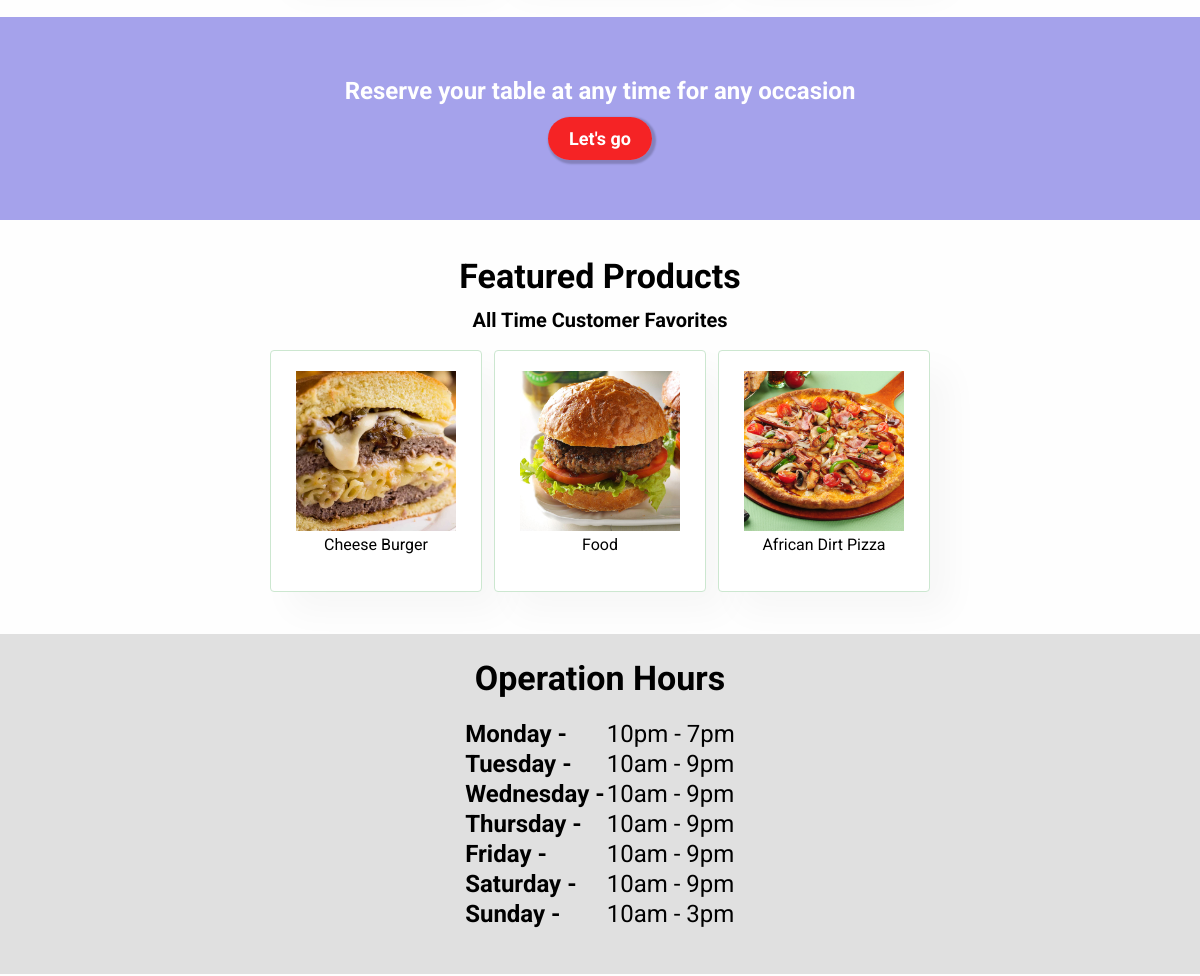
The app's page / (middle part), older data.
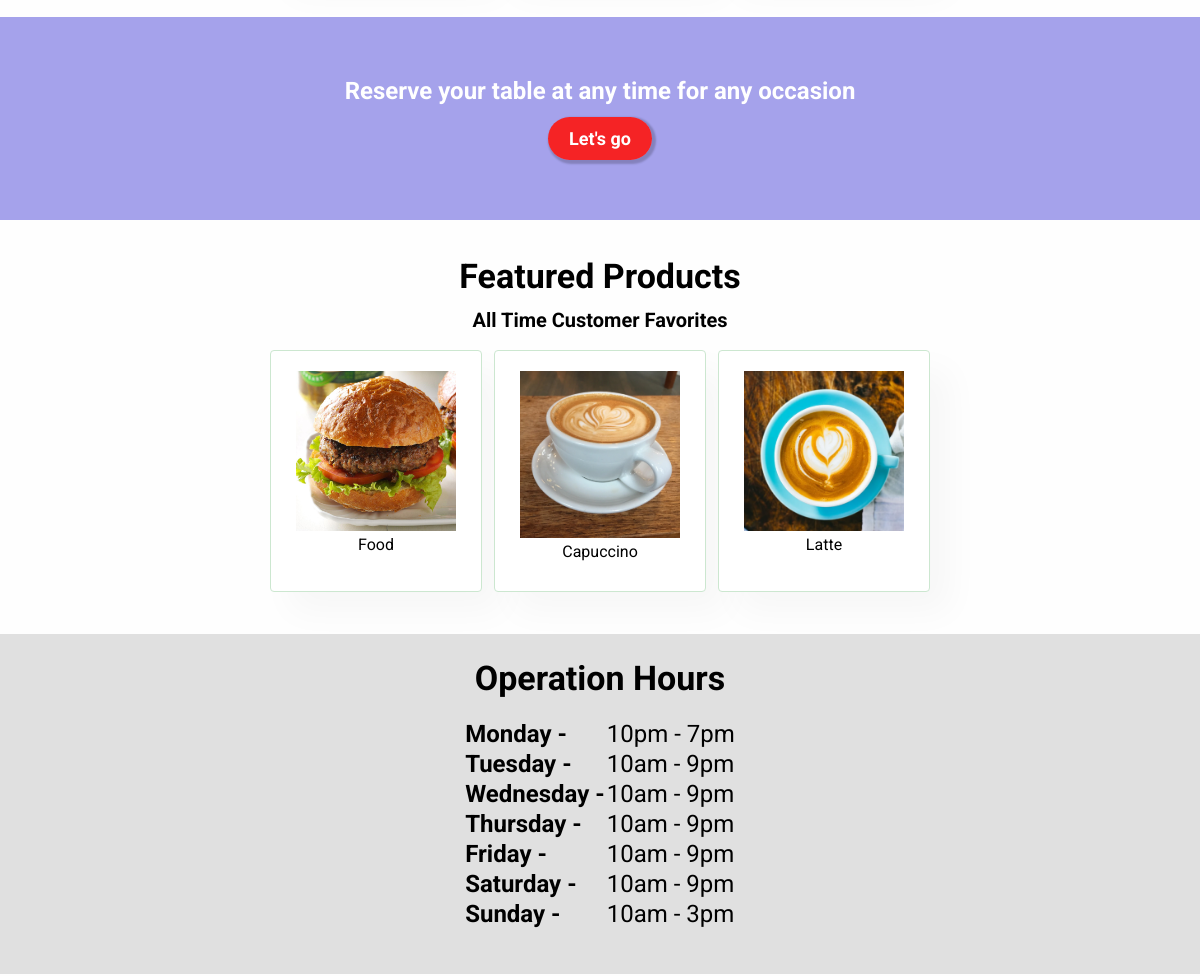
The same page, newer data.
### restaurant/models.py (models this page shows, shortened)
class FoodItem(models.Model):
    type = models.CharField(max_length=100)
    category = models.CharField(max_length=100)
    name = models.CharField(max_length=100)
    price = models.DecimalField(max_digits=6, decimal_places=2)
    description = models.TextField(blank=True)
    image = models.ImageField(upload_to='menu_items/')
    details_url = models.URLField(blank=True, null=True)

### restaurant/views.py (the view)
# urls.py: 2. Add a URL to urlpatterns:  path('', views.home, name='home')
def home(request):
    food_items = FoodItem.objects.all()[:3]
    products = Product.objects.all()[:3]
    context = {
        'food_items': food_items,
        'products': products
    }
    return render(request, 'home.html', context)

### templates/home.html (shortened to what this page needs)
{% extends 'main.html' %} {% load static %} {% block content %}
<section class="reserve">
  <h2>Reserve your table at any time for any occasion</h2>
  <button>
    <a href="{% url 'contact' %}">Let's go</a>
  </button>
</section>
<section class="info-container">
  <h3>Featured Products</h3>
  <p>All Time Customer Favorites</p>
  <ul class="list-wrapper">
    {% for food_item in food_items %}
    <li class="card">
      <img
        src="{{ MEDIA_URL }}{{ food_item.image.url }}"
        alt="{{ food_item.name }}"
        width="160px"
        height="160px"
      />{{ food_item.name }}
    </li>
    {% endfor %}
  </ul>
</section>
<section class="operations">
  <h3>Operation Hours</h3>
  <table class="hours">
    <tbody>
      <tr>
        <th>Monday -</th>
        <td>10pm - 7pm</td>
      </tr>
      <tr>
        <th>Tuesday -</th>
        <td>10am - 9pm</td>
      </tr>
      <tr>
        <th>Wednesday -</th>
        <td>10am - 9pm</td>
      </tr>
      <tr>
        <th>Thursday -</th>
        <td>10am - 9pm</td>
      </tr>
      <tr>
        <th>Friday -</th>
        <td>10am - 9pm</td>
      </tr>
      <tr>
        <th>Saturday -</th>
        <td>10am - 9pm</td>
      </tr>
      <tr>
        <th>Sunday -</th>
        <td>10am - 3pm</td>
      </tr>
    </tbody>
  </table>
</section>
{% endblock %}

Row changes from the older to the newer data that the page shows:
removed FoodItem: image (picture), name "Cheese Burger"
removed FoodItem: image (picture), name "African Dirt Pizza"
added FoodItem: image (picture), name "Capuccino"
added FoodItem: image (picture), name "Latte"
